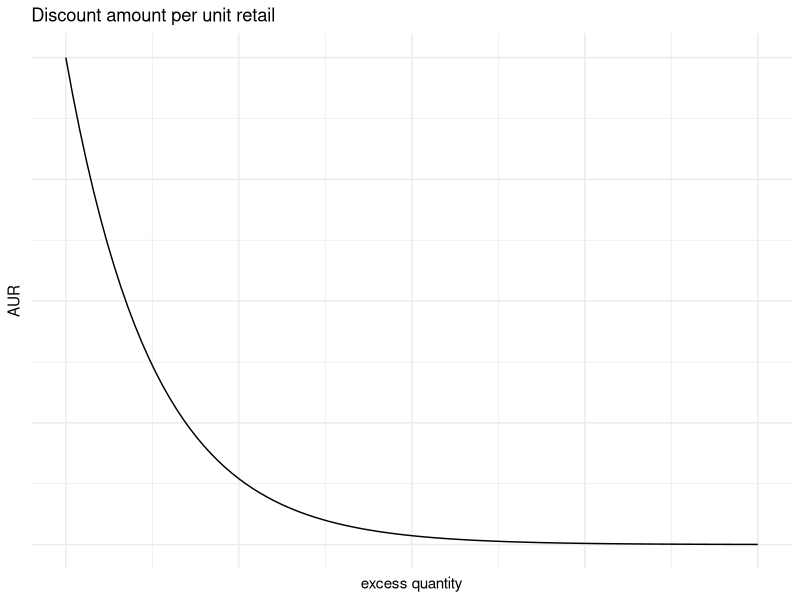
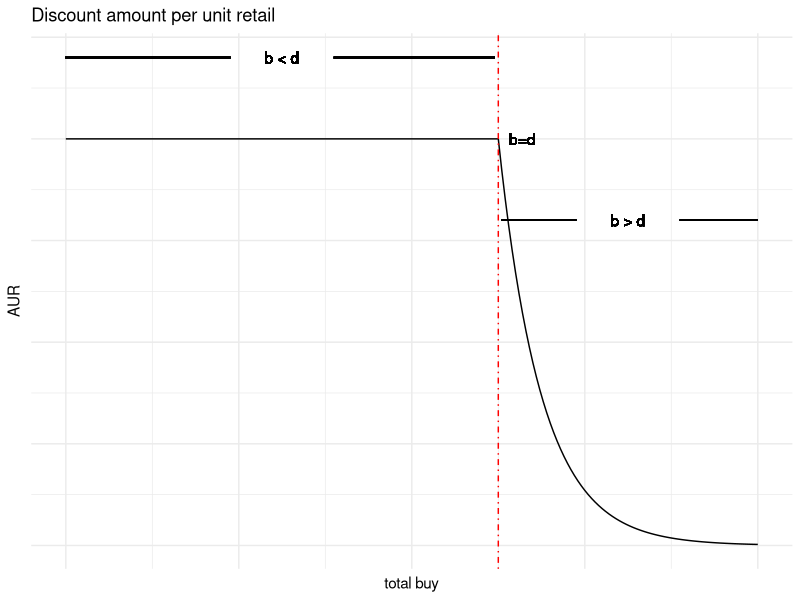

Here is the R script that generated these plots, in order: (Note: this script raises an error after producing the figures.)
## ---- chunk 1
library(ggplot2)
library(magrittr)

data.frame(overstock=seq(0,100),
            sale_AUR=20*exp(-0.08*seq(0,100))) %>%
     ggplot(., aes(x=overstock,y=sale_AUR)) +
     geom_line() +
     theme_minimal() +
     xlab("excess quantity") +
     ylab("AUR") +
     ggtitle("Discount amount per unit retail") +
     theme(axis.text=element_blank())
## ---- chunk 2
library(ggplot2)
library(magrittr)

b <- seq(0,200)
AUR <- ifelse(b<125,
              20,
              20*exp(-0.08*(b-125)))

data.frame(buy=b,AUR=AUR) %>%
     ggplot(., aes(x=buy,y=AUR)) +
     geom_line() +
     theme_minimal() +
  geom_vline(xintercept=125,
             linetype=4,
             colour="red") +
  geom_text(aes(label="b=d",
                x=132, y=20),
            inherit.aes = FALSE) +
  geom_text(aes(label="b < d",
                x=62.5, y=24),
            inherit.aes = FALSE) +
  geom_text(aes(label="b > d",
                x=125+0.5*(200-125),
                y=16),
            inherit.aes = FALSE) +
  xlab("total buy") +
  geom_segment(aes(x=0,xend=(62.5-15),
                   y=24,yend=24)) +
  geom_segment(aes(x=(62.5+15),xend=124,
                   y=24,yend=24)) +
  geom_segment(aes(x=126,xend=125+0.5*(200-125)-15,y=16,yend=16)) +
  geom_segment(aes(x=125+0.5*(200-125)+15,xend=200,y=16,yend=16)) +
  ylab("AUR") +
  ggtitle("Discount amount per unit retail") +
  theme(axis.text=element_blank())
## ---- chunk 3
knitr::include_graphics("img/parameter-control-panel.png")
## ---- chunk 4
knitr::include_graphics("img/black-box-sales-output.png") 
## ---- chunk 5
knitr::include_graphics("img/ggmap-hh-fc-locations.png")
